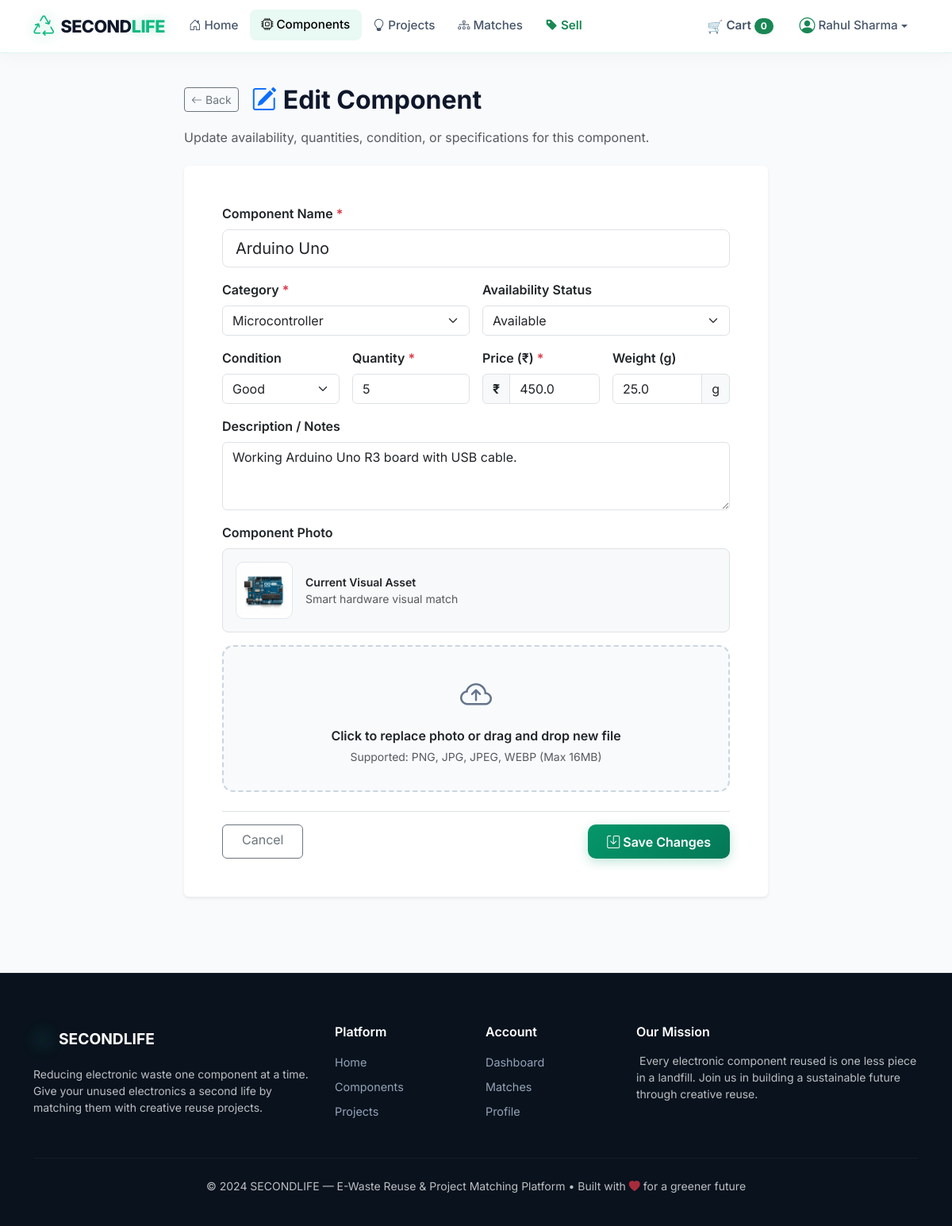
/components/1/edit (signed in), run on the app's committed database.
### models/models.py (models this page shows, shortened)
class Component(db.Model):
    __tablename__ = 'components'
    CATEGORIES = [
        'Microcontroller', 'Sensor', 'Motor', 'Display', 'Power',
        'Communication', 'Computer Part', 'Cable', 'PCB', 'Other'
    ]
    CONDITIONS = [
        'New', 'Used - Like New', 'Used - Good', 'Used - Fair', 'For Parts',
        'Good', 'Used', 'Damaged', 'Salvage'
    ]
    STATUSES = ['Available', 'Reserved', 'Used', 'Out of Stock']
    id = db.Column(db.Integer, primary_key=True)
    user_id = db.Column(db.Integer, db.ForeignKey('users.id'), nullable=False)
    seller_id = db.Column(db.Integer, db.ForeignKey('users.id'), nullable=True)
    name = db.Column(db.String(200), nullable=False)
    category = db.Column(db.String(50), nullable=False)
    quantity = db.Column(db.Integer, default=1)
    price = db.Column(db.Float, default=0.0)
    condition = db.Column(db.String(30), default='Good')
    description = db.Column(db.Text)
    estimated_weight = db.Column(db.Float, default=0)
    image = db.Column(db.String(200))
    status = db.Column(db.String(20), default='Available')
    created_at = db.Column(db.DateTime, default=datetime.utcnow)
    seller = db.relationship('User', foreign_keys=[seller_id], backref=db.backref('seller_components', lazy=True), lazy=True)
    reuse_history = db.relationship('ReuseHistory', backref='component', lazy=True)
    cart_items = db.relationship('CartItem', backref='component', lazy=True, cascade='all, delete-orphan')
    order_items = db.relationship('OrderItem', backref='component', lazy=True)
    user_components = db.relationship('UserComponent', backref='component', lazy=True, cascade='all, delete-orphan')

### routes/components.py (the view, shortened to what this page needs)
@components_bp.route('/components/<int:component_id>/edit', methods=['GET', 'POST'])
@login_required
def edit_component(component_id):
    component = Component.query.get_or_404(component_id)
    if component.user_id != session['user_id'] and (component.seller_id or 0) != session['user_id'] and session.get('user_role') != 'admin':
        flash('You are not authorized to edit this component.', 'danger')
        return redirect(url_for('components.component_list'))
    return render_template(
        'edit_component.html',
        component=component,
        categories=Component.CATEGORIES,
        conditions=Component.CONDITIONS,
        statuses=Component.STATUSES
    )

### utils.py (called while the page is built)
def login_required(f):
    @wraps(f)
    def decorated_function(*args, **kwargs):
        if 'user_id' not in session:
            flash('Please log in to access this page.', 'warning')
            return redirect(url_for('auth.login'))
        return f(*args, **kwargs)
    return decorated_function

### templates/edit_component.html (shortened to what this page needs)
{% extends "base.html" %}
{% block content %}
<div class="container py-4">
    <div class="row justify-content-center">
        <div class="col-lg-8">
            <div class="d-flex align-items-center mb-3">
                <a href="{{ url_for('components.component_detail', component_id=component.id) }}" class="btn btn-outline-secondary btn-sm me-3">
                    <i class="bi bi-arrow-left me-1"></i>Back
                </a>
                <h2 class="fw-bold mb-0">
                    <i class="bi bi-pencil-square text-primary me-2"></i>Edit Component
                </h2>
            </div>
            <p class="text-muted mb-4">
                Update availability, quantities, condition, or specifications for this component.
            </p>
            <div class="card border-0 shadow-sm">
                <div class="card-body p-4 p-md-5">
                    <form method="POST" action="{{ url_for('components.edit_component', component_id=component.id) }}" enctype="multipart/form-data">
                        <div class="mb-3">
                            <label for="name" class="form-label fw-semibold">
                                Component Name <span class="text-danger">*</span>
                            </label>
                            <input type="text" class="form-control form-control-lg" id="name" name="name"
                                   value="{{ component.name }}" required>
                        </div>
                        <div class="row g-3 mb-3">
                            <div class="col-md-6">
                                <label for="category" class="form-label fw-semibold">Category <span class="text-danger">*</span></label>
                                <select class="form-select" id="category" name="category" required>
                                    {% for cat in categories %}
                                    <option value="{{ cat }}" {% if component.category == cat %}selected{% endif %}>{{ cat }}</option>
                                    {% endfor %}
                                </select>
                            </div>
                            <div class="col-md-6">
                                <label for="status" class="form-label fw-semibold">Availability Status</label>
                                <select class="form-select" id="status" name="status">
                                    {% for st in statuses %}
                                    <option value="{{ st }}" {% if component.status == st %}selected{% endif %}>{{ st }}</option>
                                    {% endfor %}
                                </select>
                            </div>
                        </div>
                        <div class="row g-3 mb-3">
                            <div class="col-md-3">
                                <label for="condition" class="form-label fw-semibold">Condition</label>
                                <select class="form-select" id="condition" name="condition">
                                    {% for cond in conditions %}
                                    <option value="{{ cond }}" {% if component.condition == cond %}selected{% endif %}>{{ cond }}</option>
                                    {% endfor %}
                                </select>
                            </div>
                            <div class="col-md-3">
                                <label for="quantity" class="form-label fw-semibold">Quantity <span class="text-danger">*</span></label>
                                <input type="number" class="form-control" id="quantity" name="quantity"
                                       min="0" value="{{ component.quantity }}" required>
                            </div>
                            <div class="col-md-3">
                                <label for="price" class="form-label fw-semibold">Price (₹) <span class="text-danger">*</span></label>
                                <div class="input-group">
                                    <span class="input-group-text fw-bold">₹</span>
                                    <input type="number" step="1" min="0" class="form-control" id="price" name="price"
                                           value="{{ component.price or 0 }}" required>
                                </div>
                            </div>
                            <div class="col-md-3">
                                <label for="estimated_weight" class="form-label fw-semibold">Weight (g)</label>
                                <div class="input-group">
                                    <input type="number" step="0.1" class="form-control" id="estimated_weight" name="estimated_weight"
                                           value="{{ component.estimated_weight or 0 }}">
                                    <span class="input-group-text">g</span>
                                </div>
                            </div>
                        </div>
                        <div class="mb-3">
                            <label for="description" class="form-label fw-semibold">Description / Notes</label>
                            <textarea class="form-control" id="description" name="description" rows="3">{{ component.description or '' }}</textarea>
                        </div>
                        <div class="mb-4">
                            <label class="form-label fw-semibold">Component Photo</label>
                            <div class="mb-3 p-3 bg-light rounded-3 border d-flex align-items-center gap-3">
                                <div style="width: 72px; height: 72px; border-radius: 10px; background: #ffffff; border: 1px solid #e2e8f0; display: flex; align-items: center; justify-content: center; padding: 4px;">
                                    <img src="{{ url_for('static', filename=get_component_image(component)) }}" alt="{{ component.name }}" style="max-height: 100%; max-width: 100%; object-fit: contain;">
                                </div>
                                <div>
                                    <div class="fw-semibold small">Current Visual Asset</div>
                                    <div class="text-muted small">
                                        {% if component.image %}Custom uploaded image{% else %}Smart hardware visual match{% endif %}
                                    </div>
                                </div>
                            </div>
                            <div class="upload-dropzone mb-2" id="uploadDropzone" onclick="document.getElementById('image').click();">
                                <i class="bi bi-cloud-arrow-up upload-dropzone-icon d-block"></i>
                                <div class="fw-semibold text-dark mb-1">Click to replace photo or drag and drop new file</div>
                                <div class="text-muted small">Supported: PNG, JPG, JPEG, WEBP (Max 16MB)</div>
                            </div>
                        </div>
                        <div class="d-flex justify-content-between pt-3 border-top">
                            <a href="{{ url_for('components.component_detail', component_id=component.id) }}" class="btn btn-outline-secondary px-4">Cancel</a>
                            <button type="submit" class="btn btn-primary px-4">
                                <i class="bi bi-save me-1"></i>Save Changes
                            </button>
                        </div>
                    </form>
                </div>
            </div>
        </div>
    </div>
</div>
{% endblock %}

### static/css/style.css (style rules this page uses)
:root { --primary: #059669; --primary-glow: rgba(5, 150, 105, 0.35); --eco-emerald: #10b981; --eco-mint: #34d399; --eco-teal: #14b8a6; --eco-cyan: #06b6d4; --eco-dark: #064e3b; --eco-deep-bg: #09121d; --dark-surface: #0f172a; --dark-card: rgba(15, 23, 42, 0.75); --dark-border: rgba(16, 185, 129, 0.2); --bg-main: #f8fafc; --bg-card: #ffffff; --text-main: #0f172a; --text-muted: #64748b; --border-color: #e2e8f0; --glass-bg: rgba(255, 255, 255, 0.82); --glass-border: rgba(255, 255, 255, 0.7); --glass-shadow: 0 12px 35px rgba(0, 0, 0, 0.04); }
body { font-family: 'Inter', -apple-system, BlinkMacSystemFont, "Segoe UI", Roboto, sans-serif; background-color: var(--bg-main); color: var(--text-main); min-height: 100vh; display: flex; flex-direction: column; overflow-x: hidden; }
.btn-primary { background: linear-gradient(135deg, #059669 0%, #047857 100%); border: none; color: #ffffff; font-weight: 600; border-radius: 10px; padding: 0.6rem 1.4rem; box-shadow: 0 4px 14px rgba(5, 150, 105, 0.25); transition: all 0.25s cubic-bezier(0.16, 1, 0.3, 1); }
.upload-dropzone { border: 2px dashed #cbd5e1; border-radius: 14px; padding: 2rem 1.5rem; text-align: center; background: #f8fafc; cursor: pointer; transition: all 0.25s ease; position: relative; }
.upload-dropzone-icon { font-size: 2.5rem; color: #64748b; margin-bottom: 0.5rem; transition: transform 0.25s ease, color 0.25s ease; }

### data on the page
Component: name "Arduino Uno", category "Microcontroller", status "Available", condition "Good", quantity "5", price "450.0", estimated_weight "25.0", description "Working Arduino Uno R3 board with USB cable."

### other printed values
{{ cart_count }} "0"
{{ session.get('user_name', 'Profile') }} "Rahul Sharma"
